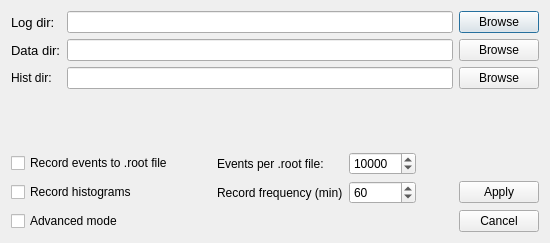
<?xml version="1.0" encoding="UTF-8"?>
<ui version="4.0">
 <class>MenuConfig</class>
 <widget class="QDialog" name="MenuConfig">
  <property name="geometry">
   <rect>
    <x>0</x>
    <y>0</y>
    <width>550</width>
    <height>243</height>
   </rect>
  </property>
  <property name="windowTitle">
   <string>Dialog</string>
  </property>
  <layout class="QVBoxLayout" name="verticalLayout">
   <item>
    <layout class="QFormLayout" name="formLayout">
     <item row="0" column="0">
      <widget class="QLabel" name="label">
       <property name="font">
        <font>
         <pointsize>10</pointsize>
        </font>
       </property>
       <property name="text">
        <string>Log dir:</string>
       </property>
      </widget>
     </item>
     <item row="0" column="1">
      <layout class="QHBoxLayout" name="horizontalLayout">
       <item>
        <widget class="QLineEdit" name="lineLogDir"/>
       </item>
       <item>
        <widget class="QPushButton" name="pbBrowseLog">
         <property name="text">
          <string>Browse</string>
         </property>
        </widget>
       </item>
      </layout>
     </item>
     <item row="1" column="0">
      <widget class="QLabel" name="label_3">
       <property name="font">
        <font>
         <pointsize>10</pointsize>
        </font>
       </property>
       <property name="text">
        <string>Data dir:</string>
       </property>
      </widget>
     </item>
     <item row="1" column="1">
      <layout class="QHBoxLayout" name="horizontalLayout_3">
       <item>
        <widget class="QLineEdit" name="lineDataDir"/>
       </item>
       <item>
        <widget class="QPushButton" name="pbBrowseData">
         <property name="text">
          <string>Browse</string>
         </property>
        </widget>
       </item>
      </layout>
     </item>
     <item row="2" column="0">
      <widget class="QLabel" name="labelHist">
       <property name="text">
        <string>Hist dir:</string>
       </property>
      </widget>
     </item>
     <item row="2" column="1">
      <layout class="QHBoxLayout" name="horizontalLayout_2">
       <item>
        <widget class="QLineEdit" name="lineHistDir"/>
       </item>
       <item>
        <widget class="QPushButton" name="pbBrowseHist">
         <property name="text">
          <string>Browse</string>
         </property>
        </widget>
       </item>
      </layout>
     </item>
    </layout>
   </item>
   <item>
    <layout class="QGridLayout" name="gridLayout">
     <item row="0" column="1">
      <widget class="QLabel" name="label_10">
       <property name="minimumSize">
        <size>
         <width>10</width>
         <height>0</height>
        </size>
       </property>
       <property name="text">
        <string/>
       </property>
      </widget>
     </item>
     <item row="1" column="0">
      <widget class="QCheckBox" name="chbSaveHist">
       <property name="text">
        <string>Record histograms</string>
       </property>
      </widget>
     </item>
     <item row="0" column="4">
      <widget class="QLabel" name="label_11">
       <property name="minimumSize">
        <size>
         <width>10</width>
         <height>0</height>
        </size>
       </property>
       <property name="text">
        <string/>
       </property>
      </widget>
     </item>
     <item row="1" column="3">
      <widget class="QSpinBox" name="sbHistRecord">
       <property name="maximum">
        <number>1440</number>
       </property>
       <property name="value">
        <number>60</number>
       </property>
      </widget>
     </item>
     <item row="1" column="2">
      <widget class="QLabel" name="label_5">
       <property name="text">
        <string>Record frequency (min)</string>
       </property>
      </widget>
     </item>
     <item row="0" column="0">
      <widget class="QCheckBox" name="chbSaveRootFile">
       <property name="text">
        <string>Record events to .root file</string>
       </property>
      </widget>
     </item>
     <item row="0" column="3">
      <widget class="QSpinBox" name="sbRootFileSize">
       <property name="maximum">
        <number>1000000</number>
       </property>
       <property name="singleStep">
        <number>10000</number>
       </property>
       <property name="value">
        <number>10000</number>
       </property>
      </widget>
     </item>
     <item row="0" column="2">
      <widget class="QLabel" name="label_4">
       <property name="text">
        <string>Events per .root file:</string>
       </property>
      </widget>
     </item>
     <item row="2" column="0">
      <widget class="QCheckBox" name="chbAdvanced">
       <property name="text">
        <string>Advanced mode</string>
       </property>
      </widget>
     </item>
     <item row="2" column="5">
      <widget class="QPushButton" name="pbCancel">
       <property name="text">
        <string>Cancel</string>
       </property>
      </widget>
     </item>
     <item row="1" column="5">
      <widget class="QPushButton" name="pbApply">
       <property name="text">
        <string>Apply</string>
       </property>
      </widget>
     </item>
    </layout>
   </item>
  </layout>
 </widget>
 <resources/>
 <connections>
  <connection>
   <sender>pbBrowseLog</sender>
   <signal>clicked()</signal>
   <receiver>MenuConfig</receiver>
   <slot>OnBrowseLog()</slot>
   <hints>
    <hint type="sourcelabel">
     <x>538</x>
     <y>30</y>
    </hint>
    <hint type="destinationlabel">
     <x>316</x>
     <y>86</y>
    </hint>
   </hints>
  </connection>
  <connection>
   <sender>pbApply</sender>
   <signal>clicked()</signal>
   <receiver>MenuConfig</receiver>
   <slot>OnApply()</slot>
   <hints>
    <hint type="sourcelabel">
     <x>539</x>
     <y>191</y>
    </hint>
    <hint type="destinationlabel">
     <x>259</x>
     <y>151</y>
    </hint>
   </hints>
  </connection>
  <connection>
   <sender>pbCancel</sender>
   <signal>clicked()</signal>
   <receiver>MenuConfig</receiver>
   <slot>OnCancel()</slot>
   <hints>
    <hint type="sourcelabel">
     <x>539</x>
     <y>227</y>
    </hint>
    <hint type="destinationlabel">
     <x>295</x>
     <y>162</y>
    </hint>
   </hints>
  </connection>
  <connection>
   <sender>pbBrowseData</sender>
   <signal>clicked()</signal>
   <receiver>MenuConfig</receiver>
   <slot>OnBrowseData()</slot>
   <hints>
    <hint type="sourcelabel">
     <x>538</x>
     <y>72</y>
    </hint>
    <hint type="destinationlabel">
     <x>293</x>
     <y>112</y>
    </hint>
   </hints>
  </connection>
  <connection>
   <sender>pbBrowseHist</sender>
   <signal>clicked()</signal>
   <receiver>MenuConfig</receiver>
   <slot>OnBrowseHist()</slot>
   <hints>
    <hint type="sourcelabel">
     <x>511</x>
     <y>107</y>
    </hint>
    <hint type="destinationlabel">
     <x>475</x>
     <y>121</y>
    </hint>
   </hints>
  </connection>
 </connections>
 <slots>
  <slot>OnBrowseLog()</slot>
  <slot>OnBrowseData()</slot>
  <slot>OnApply()</slot>
  <slot>OnCancel()</slot>
  <slot>OnSave()</slot>
  <slot>OnBrowseHist()</slot>
 </slots>
</ui>
